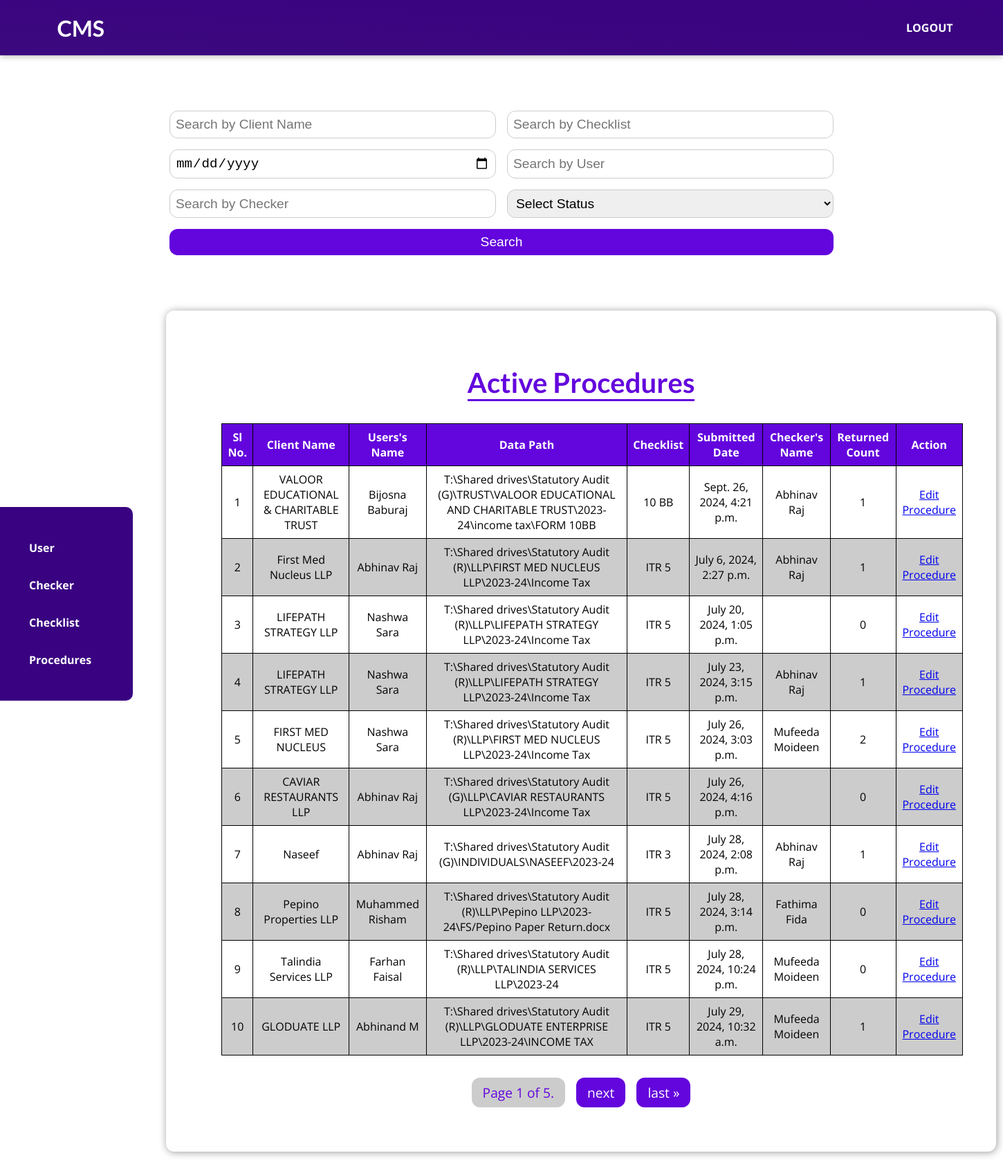
/manager/admin_processing/ (signed in), run on the app's committed database.
### user/models.py (models this page shows, shortened)
class Procedure(models.Model):
    STATUS_CHOICES = [
        ('Pending', 'Pending'),
        ('Submitted', 'Submitted'),
        ('Processing', 'Processing'),
        ('Returned', 'Returned'),
        ('Reviewed', 'Reviewed'),
        ('Deleted', 'Deleted'),
    ]
    user = models.ForeignKey(User, on_delete=models.SET_NULL, null=True, blank=True)
    client_name = models.CharField(max_length=255)
    data_path = models.CharField(max_length=255)
    checklist = models.ForeignKey(Checklist, on_delete=models.PROTECT)
    date_created = models.DateTimeField(auto_now_add=True)
    status = models.CharField(max_length=10, choices=STATUS_CHOICES, default='Pending')
    checker = models.ForeignKey(User, on_delete=models.SET_NULL, null=True, blank=True, related_name='checked_procedures')
    return_count = models.PositiveIntegerField(default=0)
    final_submission_date = models.DateTimeField(null=True, blank=True)
    returned_date = models.DateTimeField(null=True, blank=True)

### checklist/models.py (models this page shows, shortened)
class Checklist(models.Model):
    name = models.CharField(max_length=100)

### manager/views.py (the view)
# urls.py: path("admin_processing/", views.admin_processing, name="admin_processing"),
@login_required
@user_passes_test(employee_group_required)
def admin_processing(request):
    procedures = Procedure.objects.filter(
    Q(status='Processing') | Q(status='Submitted') | Q(status='Returned')
).order_by('-final_submission_date')
    search_client_name = request.GET.get('searchClientName')
    search_checklist = request.GET.get('searchChecklist')
    search_date = request.GET.get('searchDate')
    search_user = request.GET.get('searchUser')
    search_checker = request.GET.get('searchChecker')
    search_status = request.GET.get('searchStatus')
    if search_client_name:
        procedures = procedures.filter(client_name__icontains=search_client_name)
    if search_checklist:
        procedures = procedures.filter(checklist__name__icontains=search_checklist)
    if search_date:
        procedures = procedures.filter(date_created__date=search_date)
    if search_user:
        procedures = procedures.filter(user__username__icontains=search_user)
    if search_checker:
        procedures = procedures.filter(checker__username__icontains=search_checker)
    if search_status:
        procedures = procedures.filter(status__icontains=search_status)
    paginator = Paginator(procedures, 10)  # Show 10 procedures per page
    page_number = request.GET.get('page')
    page_obj = paginator.get_page(page_number)
    return render(request, 'manager/admin_processing.html', {'page_obj': page_obj })

### manager/views.py (called while the page is built)
def employee_group_required(user):
    return user.groups.filter(name='Admin').exists()

### manager/templates/manager/admin_processing.html (shortened to what this page needs)
{% extends 'base.html' %}
{% load static %}
{% block type %}
  <h1><a href="{% url 'manager_index' %}">CMS</a></h1>
{% endblock %}
{% block style_content %}
  <link rel="stylesheet" href="{% static 'manager/pro_table.css' %}" />
  <link rel="stylesheet" href="{% static 'manager/sidebar.css' %}" />
{% endblock %}
{% block sidebar %}
  {% include 'manager/includes/sidebar.html' %}
{% endblock %}
{% block body_content %}
  <section id="search-container">
    <form id="searchForm" method="GET" action="{% url 'admin_processing' %}">
      <div class="search-container">
        <input type="text" name="searchClientName" id="searchClientName" placeholder="Search by Client Name" />
        <input type="text" name="searchChecklist" id="searchChecklist" placeholder="Search by Checklist" />
        <input type="date" name="searchDate" id="searchDate" placeholder="Search by Date" />
        <input type="text" name="searchUser" id="searchUser" placeholder="Search by User" />
        <input type="text" name="searchChecker" id="searchChecker" placeholder="Search by Checker" />
        <select name="searchStatus" id="searchStatus">
          <option value="">Select Status</option>
        </select>
        <button type="submit">Search</button>
      </div>
    </form>
  </section>
  <section id="procedure_table">
    <header>
      <h2>Active Procedures</h2>
    </header>
    <table>
      <thead>
        <tr>
          <th>Sl No.</th>
          <th>Client Name</th>
          <th>Users's Name</th>
          <th>Data Path</th>
          <th>Checklist</th>
          <th>Submitted Date</th>
          <th>Checker's Name</th>
          <th>Returned Count</th>
          <th>Action</th>
        </tr>
      </thead>
      <tbody>
        {% for procedure in page_obj %}
          <tr>
            <td>{{ forloop.counter0|add:page_obj.start_index }}</td>
            <td>{{ procedure.client_name }}</td>
            <td>{{ procedure.user.first_name }} {{ procedure.user.last_name }}</td>
            <td>{{ procedure.data_path }}</td>
            <td>{{ procedure.checklist.name }}</td>
            <td>{{ procedure.date_created }}</td>
            <td>{{ procedure.checker.first_name }} {{ procedure.checker.last_name }}</td>
            <td>{{ procedure.return_count }}</td>
            <td>
              <a href="{% url 'admin_procedure_edit' procedure.id %}">Edit Procedure</a>
            </td>
          </tr>
        {% endfor %}
      </tbody>
    </table>
    <div class="pagination">
      <span class="step-links">
        <span class="current">Page {{ page_obj.number }} of {{ page_obj.paginator.num_pages }}.</span>
        {% if page_obj.has_next %}
          <a href="?page={{ page_obj.next_page_number }}">
            next
          </a>
          <a href="?page={{ page_obj.paginator.num_pages }}">
            last &raquo;
          </a>
        {% endif %}
      </span>
    </div>
  </section>
{% endblock %}

### static/app.css (style rules this page uses)
* { box-sizing: border-box; }
html { font-family: 'Open Sans', 'Lato', sans-serif; }
body { min-width: 465px; margin: 0; }
h1, h2, h3 { font-family: 'Lato', sans-serif; font-weight: bold; }
#main-navigation a { text-decoration: none; color: white; font-weight: bold; padding-left: 10px; }

### manager/static/manager/pro_table.css (style rules this page uses)
#procedure_table { background-color: white; padding: 4rem; border-radius: 12px; width: 75rem; margin: 5rem 15rem; box-shadow: 1px 1px 12px rgba(0, 0, 0, 0.4); }
#procedure_table header { text-align: center; }
#procedure_table h2 { font-size: 2.5rem; margin: 1rem; color: #6305dd; display: inline-block; border-bottom: 3px solid #6305dd; }
#procedure_table table { width: 100%; border-collapse: collapse; margin: 1rem; }
#procedure_table th, #procedure_table td { border: 1px solid black; padding: 0.5rem; text-align: center; }
#procedure_table th { background-color: #6305dd; color: white; }
#procedure_table tr:nth-of-type(even) { background-color: #ccc; }
#procedure_table .pagination { display: flex; justify-content: center; align-items: center; margin-top: 2rem; }
#procedure_table .pagination .step-links { display: flex; gap: 1rem; }
#procedure_table .pagination a, #procedure_table .pagination span.current { background-color: #6305dd; color: white; padding: 0.5rem 1rem; border-radius: 12px; text-decoration: none; font-size: 1.2rem; transition: background-color 0.2s ease-in-out; }
#procedure_table .pagination span.current { background-color: #ccc; color: #6305dd; }
#search-container { width: 60rem; margin: 10rem auto 2rem auto; }
.search-container { display: flex; flex-wrap: wrap; gap: 1rem; margin-bottom: 1rem; }
.search-container input, .search-container select, .search-container button { padding: 0.5rem; border: 1px solid #ccc; border-radius: 12px; font-size: 1.2rem; flex: 1 1 40%; }
.search-container button { background-color: #6305dd; color: white; border: none; cursor: pointer; transition: background-color 0.2s ease-in-out; }
.search-container select { padding: 0.5rem; border: 1px solid #ccc; border-radius: 12px; font-size: 1.2rem; flex: 1 1 40%; }

### manager/static/manager/sidebar.css (style rules this page uses)
.search-container { text-align: center; }

### data on the page
Procedure: client_name "VALOOR EDUCATIONAL & CHARITABLE TRUST", user.first_name "Bijosna", user.last_name "Baburaj", data_path "T:\\Shared drives\\Statutory Audit (G)\\TRUST\\VALOOR EDUCATIONAL AND CHARITABLE TRUST\\2023-24\\income tax\\FORM 10BB", checklist.name "10 BB", date_created "Sept. 26, 2024, 4:21 p.m.", checker.first_name "Abhinav", checker.last_name "Raj", return_count "1"
Procedure: client_name "First Med Nucleus LLP", user.first_name "Abhinav", user.last_name "Raj", data_path "T:\\Shared drives\\Statutory Audit (R)\\LLP\\FIRST MED NUCLEUS LLP\\2023-24\\Income Tax", checklist.name "ITR 5", date_created "July 6, 2024, 2:27 p.m.", checker.first_name "Abhinav", checker.last_name "Raj", return_count "1"
Procedure: client_name "LIFEPATH STRATEGY LLP", user.first_name "Nashwa", user.last_name "Sara", data_path "T:\\Shared drives\\Statutory Audit (R)\\LLP\\LIFEPATH STRATEGY LLP\\2023-24\\Income Tax", checklist.name "ITR 5", date_created "July 20, 2024, 1:05 p.m.", return_count "0"
Procedure: client_name "LIFEPATH STRATEGY LLP", user.first_name "Nashwa", user.last_name "Sara", data_path "T:\\Shared drives\\Statutory Audit (R)\\LLP\\LIFEPATH STRATEGY LLP\\2023-24\\Income Tax", checklist.name "ITR 5", date_created "July 23, 2024, 3:15 p.m.", checker.first_name "Abhinav", checker.last_name "Raj", return_count "1"
Procedure: client_name "FIRST MED NUCLEUS", user.first_name "Nashwa", user.last_name "Sara", data_path "T:\\Shared drives\\Statutory Audit (R)\\LLP\\FIRST MED NUCLEUS LLP\\2023-24\\Income Tax", checklist.name "ITR 5", date_created "July 26, 2024, 3:03 p.m.", checker.first_name "Mufeeda", checker.last_name "Moideen", return_count "2"
Procedure: client_name "CAVIAR RESTAURANTS LLP", user.first_name "Abhinav", user.last_name "Raj", data_path "T:\\Shared drives\\Statutory Audit (G)\\LLP\\CAVIAR RESTAURANTS LLP\\2023-24\\Income Tax", checklist.name "ITR 5", date_created "July 26, 2024, 4:16 p.m.", return_count "0"
Procedure: client_name "Naseef", user.first_name "Abhinav", user.last_name "Raj", data_path "T:\\Shared drives\\Statutory Audit (G)\\INDIVIDUALS\\NASEEF\\2023-24", checklist.name "ITR 3", date_created "July 28, 2024, 2:08 p.m.", checker.first_name "Abhinav", checker.last_name "Raj", return_count "1"
Procedure: client_name "Pepino Properties LLP", user.first_name "Muhammed", user.last_name "Risham", data_path "T:\\Shared drives\\Statutory Audit (R)\\LLP\\Pepino LLP\\2023-24\\FS/Pepino Paper Return.docx", checklist.name "ITR 5", date_created "July 28, 2024, 3:14 p.m.", checker.first_name "Fathima", checker.last_name "Fida", return_count "0"
Procedure: client_name "Talindia Services LLP", user.first_name "Farhan", user.last_name "Faisal", data_path "T:\\Shared drives\\Statutory Audit (R)\\LLP\\TALINDIA SERVICES LLP\\2023-24", checklist.name "ITR 5", date_created "July 28, 2024, 10:24 p.m.", checker.first_name "Mufeeda", checker.last_name "Moideen", return_count "0"
Procedure: client_name "GLODUATE LLP", user.first_name "Abhinand", user.last_name "M", data_path "T:\\Shared drives\\Statutory Audit (R)\\LLP\\GLODUATE ENTERPRISE LLP\\2023-24\\INCOME TAX", checklist.name "ITR 5", date_created "July 29, 2024, 10:32 a.m.", checker.first_name "Mufeeda", checker.last_name "Moideen", return_count "1"

### other printed values
{{ page_obj.number }} "1"
{{ page_obj.paginator.num_pages }} "5"
